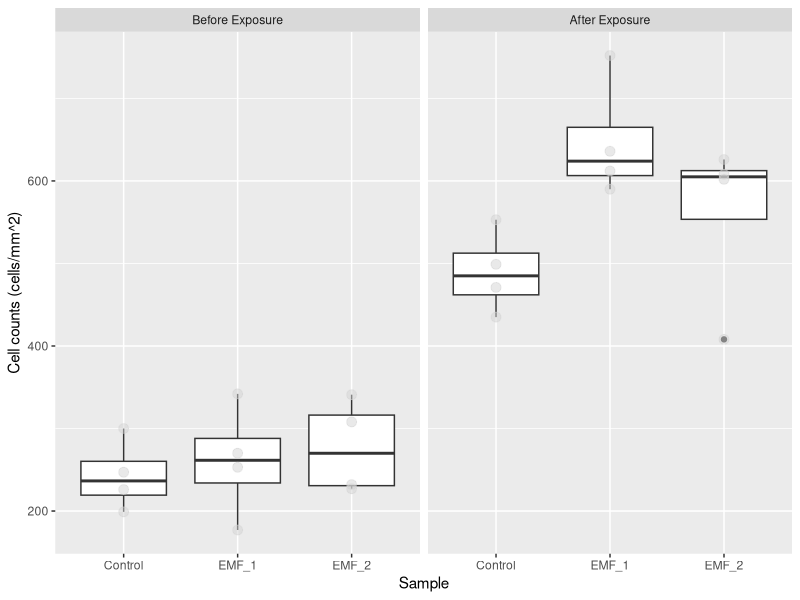
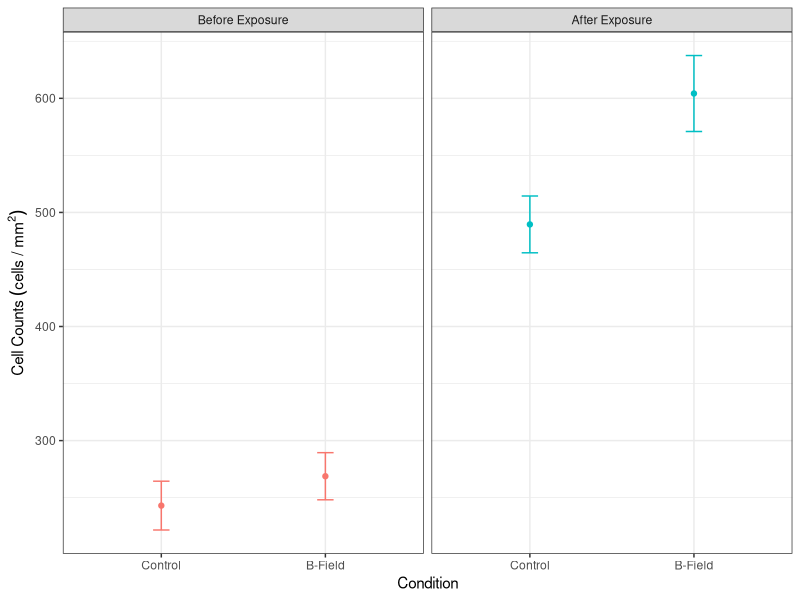

The R source for these figures, in order:
## ---- chunk 1
# clear the environment
rm(list = ls())

# import the libraries that we will use
library(ggplot2)
library(dplyr)
library(here)
library(ggfortify)

## ---- chunk 2
# import the data set that we will be analysing, the stringsAsFactors = True argument converts categorical data to factors so we can analyse the levels
counts <- read.csv(here("Data", "MH_Cellcountdata_11-1.csv"),stringsAsFactors = TRUE)

# take a look at the structure of the data
glimpse(counts)
## ---- chunk 3
# convert the count trial to factor data
counts$Count_trial<-as.factor(counts$Count_trial) 


# select the first two counts (before and after the EMF exposure) because the third count is skewed due to the lack of CO2 that the cells were exposed to between the 2nd and 3rd counts

counts <- counts %>% filter(Count_trial == c("1", "2"))

# recode the counts to be before and after exposure
counts$Count_trial <- recode(counts$Count_trial, "1" = 'Before Exposure', "2" = 'After Exposure')
## ---- chunk 4
# make a box plot of the data
ggplot(counts, aes(x = Condition, y = Counts)) +
geom_boxplot()+
  geom_point(size = 3, colour = 'lightgrey', alpha = 0.5)+
  facet_wrap(~Count_trial)+
  xlab("Sample") +
  ylab("Cell counts (cells/mm^2)")
## ---- chunk 5
# reassign the values of the different EMF conditions to combine them
counts$Condition <- recode(counts$Condition, EMF_1 = 'B-Field', EMF_2 = 'B-Field', Control = 'Control')

## ---- chunk 6
# find the means of the cell counts and put them in a new table
mean_counts <- counts %>% group_by(Condition,Count_trial) %>% summarise(
  meancounts = mean(Counts),
  secounts = sd(Counts)/sqrt(sum(!is.na(Counts))                                                             ))
## ---- chunk 7
# create scatterplot with error bars
ggplot(mean_counts, aes(Condition, meancounts, color = Count_trial))+
     geom_point()+
     geom_line()+
     geom_errorbar(aes(ymin = meancounts - secounts,
                       ymax = meancounts + secounts), width = 0.1)+
    theme_bw()+
    facet_wrap(~Count_trial)+
    theme(legend.position="none")+
    xlab("Condition")+
    ylab(expression(Cell~Counts~(cells~"/"~mm^2)))
         
